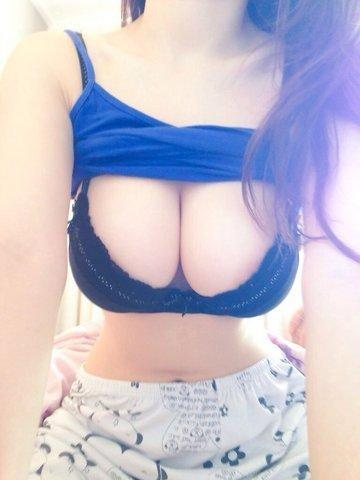
#> input picture sex.jpg, 360 x 480 px
$ python 0000.py
#> lines starting #> are read from the running program, lines starting #| are printed output that depends on the picture
# -*- coding = utf=8 -*-
'the first exercise'

__author__ = 'mark'

from PIL import Image, ImageDraw, ImageFont

def add_num():
	#打开图片
	im = Image.open('sex.jpg')
#> im is the input picture: PIL image 360x480 RGB; mean R, G, B 196.7, 191.1, 205.4
	draw = ImageDraw.Draw(im)

	#设定图片上要写的字体
	myfont = ImageFont.truetype('C:/windows/fonts/Arial.ttf',size = 40)
	fillcolor = '#ff0000'


	width, heigh = im.size
#> width = 360; heigh = 480
	draw.text((width-40, 50), '99', font = myfont, fill=fillcolor)
	im.save('sex01.jpg', 'jpeg')
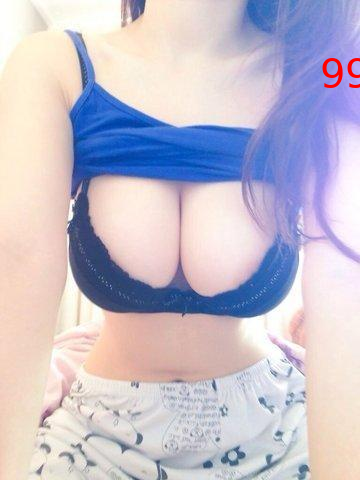
#> saved as sex01.jpg: PIL image 360x480 RGB; mean R, G, B 196.9, 190.7, 204.8

if __name__=='__main__':
	add_num()
